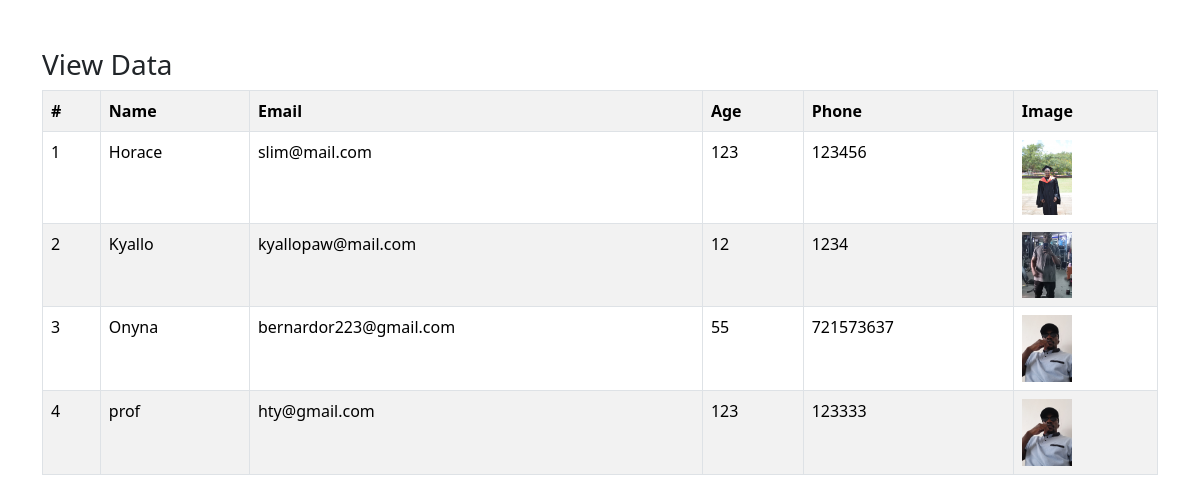
Page /view_data/ on the committed database.
### students/models.py (models this page shows)
class Student(models.Model):
    name = models.CharField(max_length=100)
    email = models.EmailField()
    age = models.IntegerField()
    phone = models.IntegerField(max_length=100)
    image = models.ImageField(upload_to='images/')

### students/views.py (the view)
# urls.py: path('view_data/', views.view_data, name='view_data'),
def view_data(request):
    student = Student.objects.all()
    return render(request, 'viewdata.html', {"students": student})

### students/templates/viewdata.html (shortened to what this page needs)
<!DOCTYPE html>
<html lang="en">
<head>
    <link href="https://cdn.jsdelivr.net/npm/bootstrap@5.3.3/dist/css/bootstrap.min.css" rel="stylesheet">
</head>
<body>
        <div class="container mt-5">
            <h3>View Data</h3>
            <table class="table table-striped table-bordered">
                <tr>
                    <th>#</th>
                    <th>Name</th>
                    <th>Email</th>
                    <th>Age</th>
                    <th>Phone</th>
                    <th>Image</th>
                </tr>
                {% for student in students %}
                <tr>
                    <td>{{ student.id }}</td>
                    <td>{{ student.name }}</td>
                    <td>{{ student.email }}</td>
                    <td>{{ student.age }}</td>
                    <td>{{ student.phone }}</td>
                    <td>
                        <img src="/{{ student.image }}" alt="{{ student.image }}" width="50">
                    </td>
                </tr>
                {% endfor %}
            </table>
        </div>
</body>
</html>

### rows in the picture
Student: id "1", name "Horace", email "slim@mail.com", age "123", phone "123456", image (picture)
Student: id "2", name "Kyallo", email "kyallopaw@mail.com", age "12", phone "1234", image (picture)
Student: id "3", name "Onyna", email "bernardor223@gmail.com", age "55", phone "721573637", image (picture)
Student: id "4", name "prof", email "hty@gmail.com", age "123", phone "123333", image (picture)
